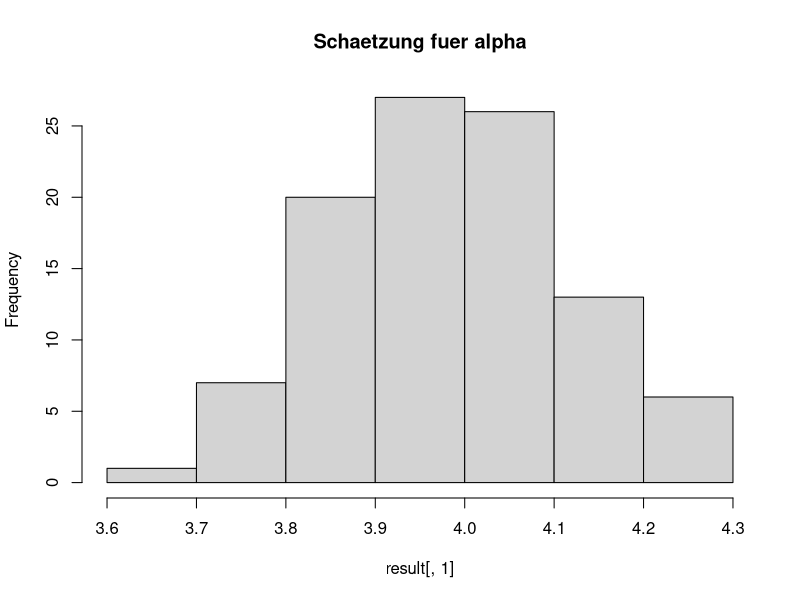
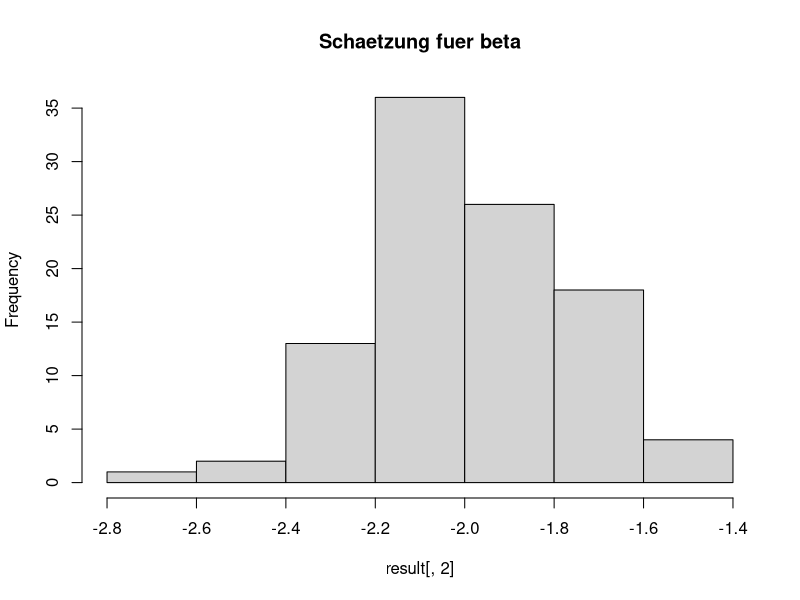

R code for these plots, in order:

path <- "/Users/schmis12/wrk/studio/ZHAW_CAS_Data_Analysis/Module_B1/"


# Wir simulieren mehrere Datensets von folgendem Modell:
#       Yi = 4 − 2xi + Ei mit σ = 0.5
# und schätzen dann mittels Regression jeweils α und β.
set.seed(134)
nsim <- 100 # Anzahl Simulationen
result <- matrix(NA, nrow = nsim, ncol = 2) # result matrix
x <- seq(0, 1, 0.025)

for(i in 1:nsim){
  y <- 4 - 2 * x + rnorm(length(x), 0, 0.5)
  fit <- lm(y ~ x)
  result[i, ] <- coef(fit)
}

#par(mfrow=c(1,2))
hist(result[, 1], main = "Schaetzung fuer alpha")
hist(result[, 2], main = "Schaetzung fuer beta")

